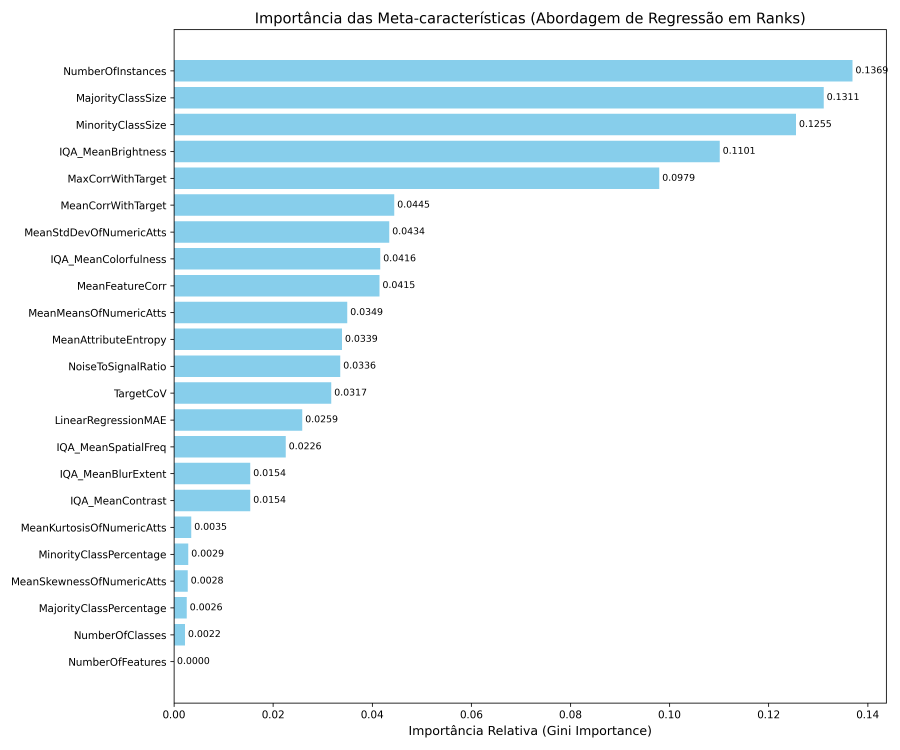
#> input picture notebooks/feature_importance.png, 3600 x 3000 px (shown at 1/4 size)
$ python -i extract_features_hpo.py   (imports and definitions only)
#> lines starting #> are read from the running program, lines starting #| are printed output that depends on the picture
import sys
import os
sys.path.insert(0, os.path.abspath(os.path.join(os.path.dirname(__file__), '..')))
import time
import numpy as np
import pandas as pd
from pathlib import Path
from PIL import Image
import scipy.ndimage as ndimage
import scipy.stats as stats
from tqdm import tqdm

from src.data_loader import build_master_dataframe

def extract_image_features_fast(img_path, max_dim=256):
    """
    Extrai as 9 características visuais e de Cenas Naturais (NSS) da imagem:
    1. Brilho (média de luminância)
    2. Contraste (desvio padrão de luminância)
    3. Razão Sinal-Ruído (SNR = brilho / contraste)
    4. Entropia de Shannon (complexidade da informação)
    5. Assimetria (Skewness da distribuição de cinza)
    6. Curtose (Kurtosis da distribuição de cinza)
    7. Colorfulness (Hasler & Süsstrunk, 2003)
    8. Frequência Espacial (Eskicioglu & Fisher, 1995)
    9. Extensão do Borrão (Variância do Laplaciano - Pech-Pacheco et al., 2000)
    """
#> called with img_path = '../notebooks/feature_importance.png', max_dim = 256
    try:
        img = Image.open(img_path).convert('RGB')
        w, h = img.size
#> w = 3600; h = 3000
        if max(w, h) > max_dim:
            scale = max_dim / float(max(w, h))
#> scale = 0.0711
            new_w, new_h = max(1, int(w * scale)), max(1, int(h * scale))
#> new_w = 256; new_h = 213
            img = img.resize((new_w, new_h), Image.Resampling.BILINEAR)
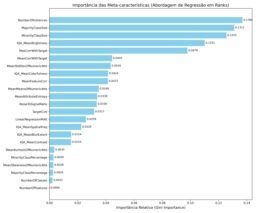
#> img: PIL image 256x213 RGB; mean R, G, B 231.4, 242.6, 247.1

        arr = np.array(img, dtype=float)
        # Conversão padronizada para tons de cinza (luminância ITU-R 601-2)
        gray = 0.2989 * arr[:, :, 0] + 0.5870 * arr[:, :, 1] + 0.1140 * arr[:, :, 2]
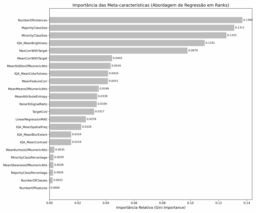
#> gray: shape (213, 256) float64; min 132, max 255, mean 239.7

        b = float(np.mean(gray))
#> b = 239.7
        c = float(np.std(gray))
#> c = 26.72
        snr = float(b / c) if c > 1e-6 else 0.0
#> snr = 8.97

        # Entropia de Shannon discreta
        counts, _ = np.histogram(gray, bins=256, range=(0, 255))
#> counts = 256 values, max 37264 at index 255, min 0 at index 0, mean 213
        p = counts / (float(counts.sum()) + 1e-12)
#> p = 256 values, max 0.683 at index 255, min 0 at index 0, mean 0.00391
        p = p[p > 0]
#> p = 122 values, max 0.683 at index 121, min 1.83e-05 at index 5, mean 0.0082
        ent = float(-np.sum(p * np.log2(p)))
#> ent = 2.49

        # Colorfulness (Hasler e Süsstrunk)
        R = arr[:, :, 0]
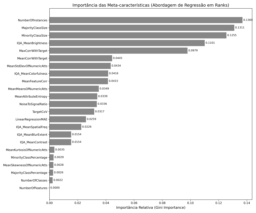
#> R: shape (213, 256) float64; min 131, max 255, mean 231.4
        G = arr[:, :, 1]
        B = arr[:, :, 2]
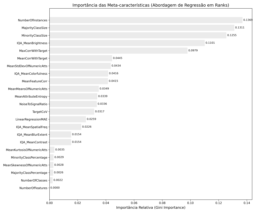
#> B: shape (213, 256) float64; min 132, max 255, mean 247.1
        rg = np.abs(R - G)
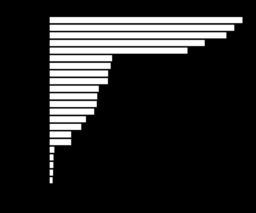
#> rg: shape (213, 256) float64; min 0, max 71, mean 11.2; drawn with min black and max white
        yb = np.abs(0.5 * (R + G) - B)
        std_root = np.sqrt(np.std(rg)**2 + np.std(yb)**2)
#> std_root = 33.17
        mean_root = np.sqrt(np.mean(rg)**2 + np.mean(yb)**2)
#> mean_root = 15.11
        color = float(std_root + 0.3 * mean_root)
#> color = 37.71

        # Frequência Espacial
        row_diff = np.diff(gray, axis=0)
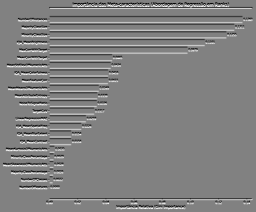
#> row_diff: shape (212, 256) float64; min -91.99, max 88.99, mean 0; drawn with min black and max white
        col_diff = np.diff(gray, axis=1)
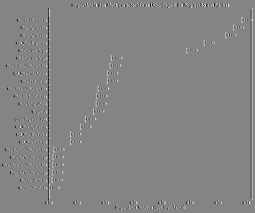
#> col_diff: shape (213, 255) float64; min -107, max 98.99, mean 0; drawn with min black and max white
        row_f = np.mean(row_diff**2) if row_diff.size > 0 else 0.0
#> row_f = 323.2
        col_f = np.mean(col_diff**2) if col_diff.size > 0 else 0.0
#> col_f = 82.9
        sf = float(np.sqrt(row_f + col_f))
#> sf = 20.15

        # Variância do Laplaciano (Foco / Borramento)
        blur = float(ndimage.laplace(gray).var())
#> blur = 941.8

        flat = gray.flatten()
        sk = float(stats.skew(flat))
#> sk = -1.43
        kt = float(stats.kurtosis(flat))
#> kt = 0.401

        return {
            'brilho': b,
            'contraste': c,
            'snr': snr,
            'entropia': ent,
            'assimetria': sk,
            'curtose': kt,
            'colorfulness': color,
            'spatial_frequency': sf,
            'blur_extent': blur
        }
    except Exception:
        return {
            'brilho': np.nan,
            'contraste': np.nan,
            'snr': np.nan,
            'entropia': np.nan,
            'assimetria': np.nan,
            'curtose': np.nan,
            'colorfulness': np.nan,
            'spatial_frequency': np.nan,
            'blur_extent': np.nan
        }

from concurrent.futures import ThreadPoolExecutor

# [46 lines left out: functions _process_single_row, build_and_cache_image_features, not called in this run]

# [2 lines not run here, left out]

>>> result = extract_image_features_fast('../notebooks/feature_importance.png')
#> result = 9 items

$ run again, on notebooks/loss_curves.png
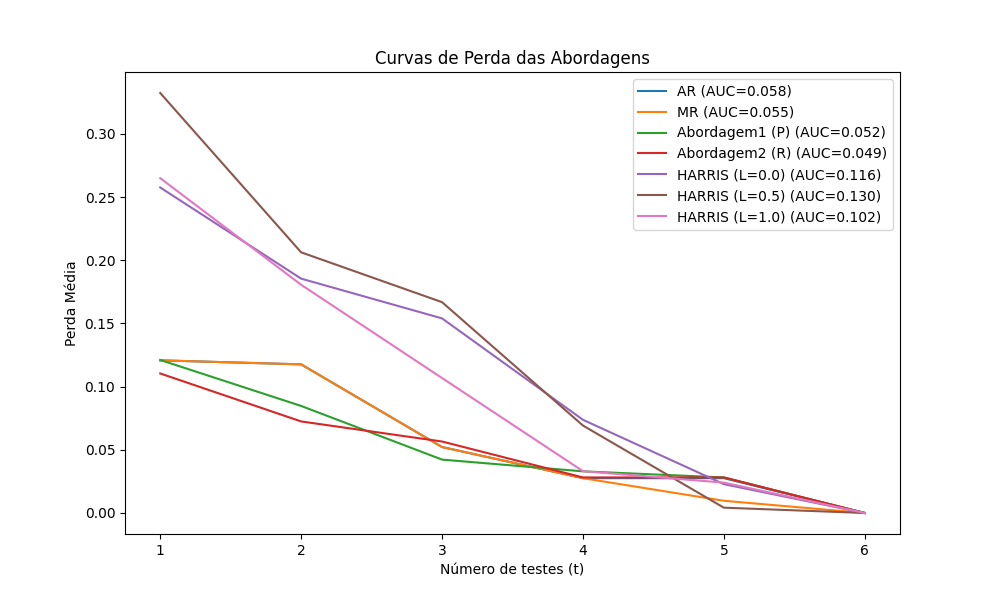
#> input picture notebooks/loss_curves.png, 1000 x 600 px
#> b = 249.2
#> c = 17.81
#> snr = 13.99
#> counts = 256 values, max 32788 at index 255, min 0 at index 0, mean 153
#> in extract_image_features_fast, `p = counts / (float(counts.sum()) + 1e-12)`: p = 256 values, max 0.837 at index 255, min 0 at index 0, mean 0.00391
#> in extract_image_features_fast, `p = p[p > 0]`: p = 125 values, max 0.837 at index 124, min 2.55e-05 at index 0, mean 0.008
#> ent = 1.64
#> in extract_image_features_fast, `yb = np.abs(0.5 * (R + G) - B)`:
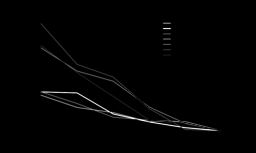
#> yb: shape (153, 256) float64; min 0, max 90.5, mean 1; drawn with min black and max white
#> std_root = 9.76
#> mean_root = 1.7
#> color = 10.27
#> in extract_image_features_fast, `col_diff = np.diff(gray, axis=1)`:
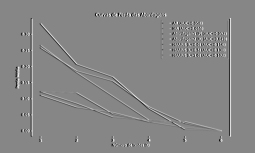
#> col_diff: shape (153, 255) float64; min -102, max 90.99, mean 0; drawn with min black and max white
#> row_f = 276.6
#> col_f = 120.6
#> sf = 19.93
#> blur = 1130.4
#> sk = -3.44
#> kt = 11.61
#> result = 9 items

$ run again, on notebooks/loss_curves_comparison.png
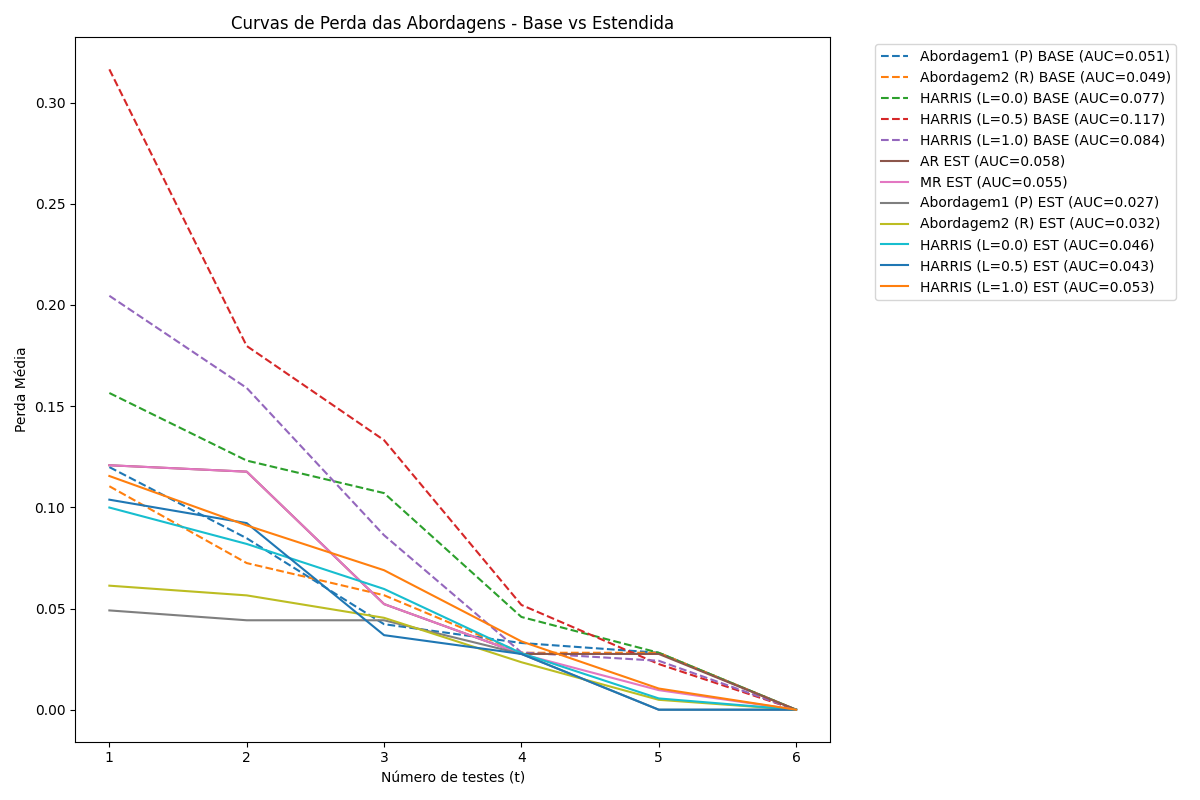
#> input picture notebooks/loss_curves_comparison.png, 1200 x 800 px
#> b = 249.4
#> c = 15.9
#> snr = 15.69
#> counts = 256 values, max 35972 at index 255, min 0 at index 0, mean 170
#> in extract_image_features_fast, `p = counts / (float(counts.sum()) + 1e-12)`: p = 256 values, max 0.827 at index 255, min 0 at index 0, mean 0.00391
#> in extract_image_features_fast, `p = p[p > 0]`: p = 116 values, max 0.827 at index 115, min 2.3e-05 at index 0, mean 0.00862
#> ent = 1.74
#> in extract_image_features_fast, `yb = np.abs(0.5 * (R + G) - B)`:
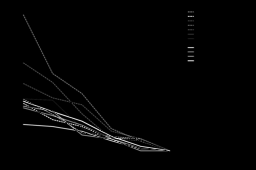
#> yb: shape (170, 256) float64; min 0, max 85, mean 1.1; drawn with min black and max white
#> std_root = 8.71
#> mean_root = 1.61
#> color = 9.19
#> in extract_image_features_fast, `col_diff = np.diff(gray, axis=1)`:
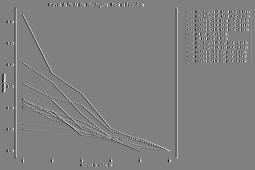
#> col_diff: shape (170, 255) float64; min -88.99, max 86.99, mean 0; drawn with min black and max white
#> row_f = 189.1
#> col_f = 83.5
#> sf = 16.51
#> blur = 753
#> sk = -3.4
#> kt = 12.01
#> result = 9 items

$ run again, on notebooks/rank_distribution.png
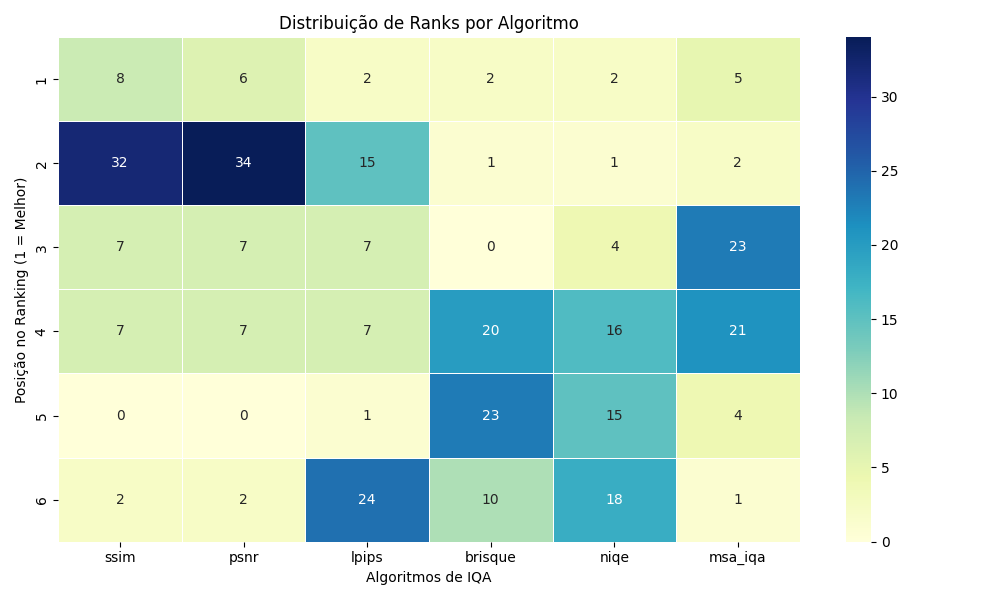
#> input picture notebooks/rank_distribution.png, 1000 x 600 px
#> b = 216.7
#> c = 56.29
#> snr = 3.85
#> counts = 256 values, max 12049 at index 255, min 0 at index 0, mean 153
#> in extract_image_features_fast, `p = counts / (float(counts.sum()) + 1e-12)`: p = 256 values, max 0.308 at index 255, min 0 at index 0, mean 0.00391
#> in extract_image_features_fast, `p = p[p > 0]`: p = 219 values, max 0.308 at index 218, min 2.55e-05 at index 1, mean 0.00457
#> ent = 4.44
#> std_root = 47.9
#> mean_root = 42.99
#> color = 60.8
#> in extract_image_features_fast, `col_diff = np.diff(gray, axis=1)`:
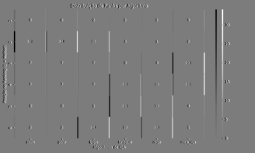
#> col_diff: shape (153, 255) float64; min -159.3, max 168.2, mean 0; drawn with min black and max white
#> row_f = 202.3
#> col_f = 181.9
#> sf = 19.6
#> blur = 656.1
#> sk = -1.71
#> kt = 1.98
#> result = 9 items
